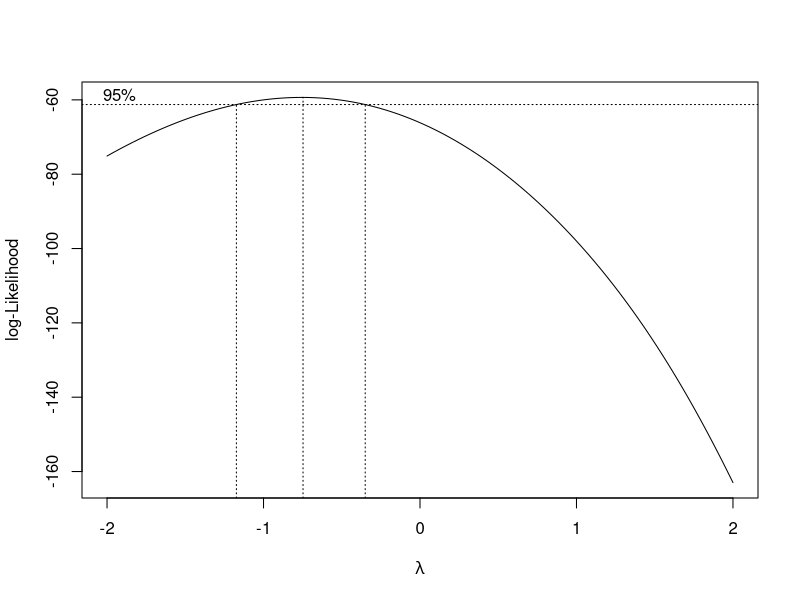
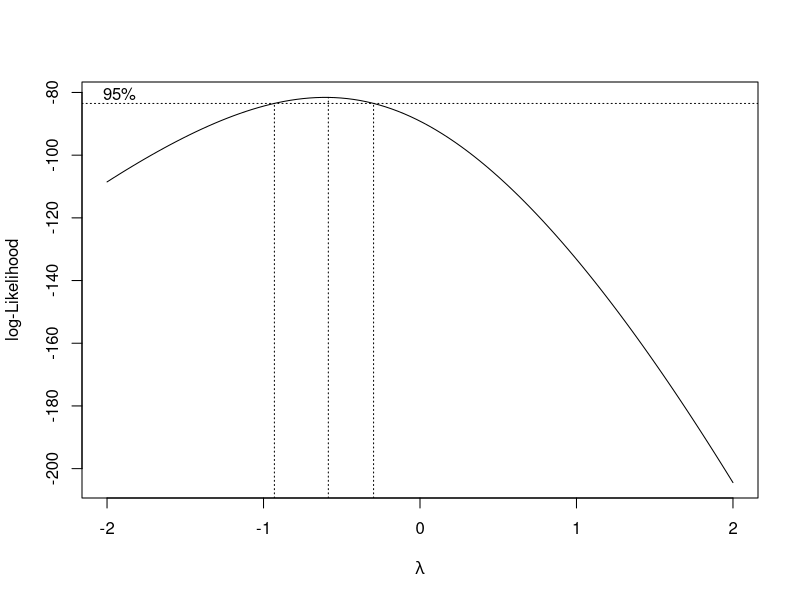
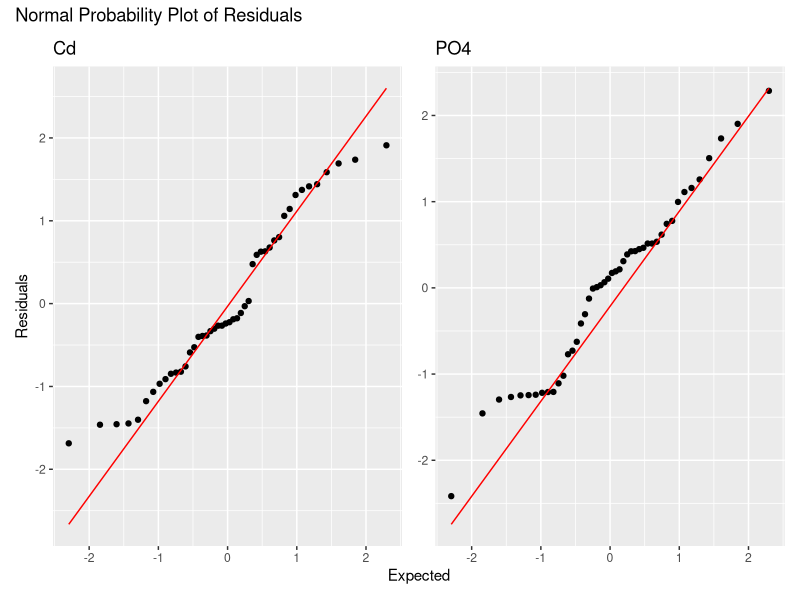

The R script that drew these images, in order:
# Loading libraries
library(readxl)
library(tidyverse)
library(broom)
library(car)
library(lmtest)
library(MASS)
library(patchwork)


# Loading Dataset
water_quality_data <- read_excel("water quality monthly variation.xlsx")

# Creating new df
mean_data <- water_quality_data %>% pivot_longer(col = 4:18, 
                                                 names_to = "Parameter", 
                                                 values_to = "Value") %>%
  group_by(Location, Parameter, `Vegetation type`) %>% 
  summarise(Mean.Value = mean(Value))

mean_data$`Vegetation type` <- relevel(as.factor(mean_data$`Vegetation type`), 
                                       ref = "WWI")



# _______________________________________________________________________

## Cd
data.Cd <- mean_data %>% filter(Parameter == "Cd")

# Box Cox
bc <- boxcox(Mean.Value~`Vegetation type`, data = data.Cd)
(lambda <- bc$x[which.max(bc$y)])
lambda <- -1 # after rounding

#fit new model using the Box-Cox transformation
new_cd_model <- lm((Mean.Value^-1) ~ `Vegetation type`, 
                   data = data.Cd)
summary(new_cd_model)

# Assumption checking
model.Cd_fitresid_new <- augment(new_cd_model)

# shapiro wilk
shapiro.test(model.Cd_fitresid_new$.std.resid) # normal
# QQ plot
plot1 <- ggplot(model.Cd_fitresid_new, aes(sample = .std.resid)) + stat_qq() + 
  stat_qq_line(color = "red") +
  labs(title = "Cd", x = "Expected", 
       y = "Residuals")

# constant variance
bptest(new_cd_model) 


# _______________________________________________________________________


## PO4

data.PO4 <- mean_data %>% filter(Parameter == "Av.PO4")

# Box Cox Transformation
bc1 <- boxcox(Mean.Value~`Vegetation type`, data = data.PO4)
(lambda <- bc1$x[which.max(bc1$y)])

lambda <- -1 # after rounding

#fit new model using the Box-Cox transformation
new_PO4_model <- lm((Mean.Value^-1) ~ `Vegetation type`, 
                 data = data.PO4)
summary(new_PO4_model)

# Assumption checking
model.po4_fitresid_new <- augment(new_PO4_model)

# shapiro wilk
shapiro.test(model.po4_fitresid_new$.std.resid) # normal
# QQ plot
plot2 <- ggplot(model.po4_fitresid_new, aes(sample = .std.resid)) + stat_qq() + 
  stat_qq_line(color = "red") +
  labs(title = "PO4", x = "Expected", 
       y = "Residuals")

# constant variance
bptest(new_PO4_model) 



# _______________________________________________________________________

# Plot 

plot1 + plot2 +
  plot_layout(ncol = 2, nrow = 1, axis_titles = 'collect') +
  plot_annotation(title = "Normal Probability Plot of Residuals")
